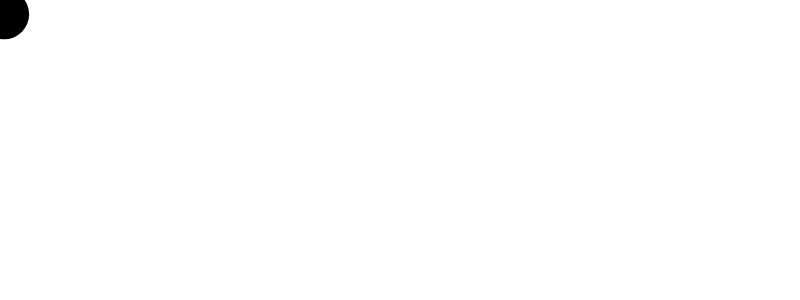
Frame 1 (no input)
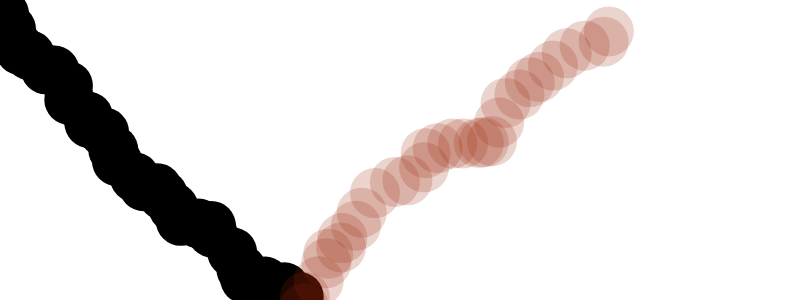
Frame 60 (no input)
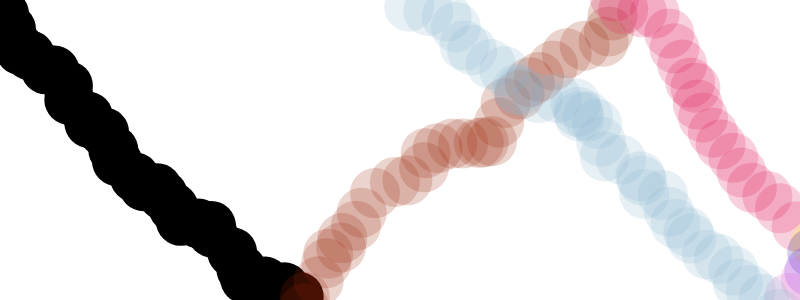
Frame 120 (the mouse pressed at the canvas centre since frame 60)

The p5.js sketch that drew these frames (run headless with seeded random() and noise() and a simulated clock; from frame 60 on, the mouse is pressed at the canvas centre):

// p5.js sketch
// ── sketch.js
var x = 0
var y = 0
var movingDown = true
var movingRight = true
var currentColor


function setup() {
  createCanvas(800,300)
  currentColor = color(0)
  noStroke()
}

function draw() {
  // make x get bigger by 1 each frame
  if (movingDown) {
    y = y + random(0,20)
  } else {
    y = y - random(0,20)
  }
  if (movingRight) {
    x = x + random(0,20)
  } else {
    x = x - random(0,20)
  }
  
  if (y > height) {
    movingDown = false
    currentColor = color( random(0,255),random(0,255),random(0,255), 50 )
  }
  if (y < 0) {
    movingDown = true
    currentColor = color( random(0,255),random(0,255),random(0,255), 50 )
  }
  if (x > width) {
    movingRight = false
    currentColor = color( random(0,255),random(0,255),random(0,255), 50 )
  }
  if (x < 0) {
    movingRight = true
    currentColor = color( random(0,255),random(0,255),random(0,255), 50 )
  }
  fill(currentColor)
  // draw our circle at current x and y coordinates
  ellipse(x,y,50,50)
}
